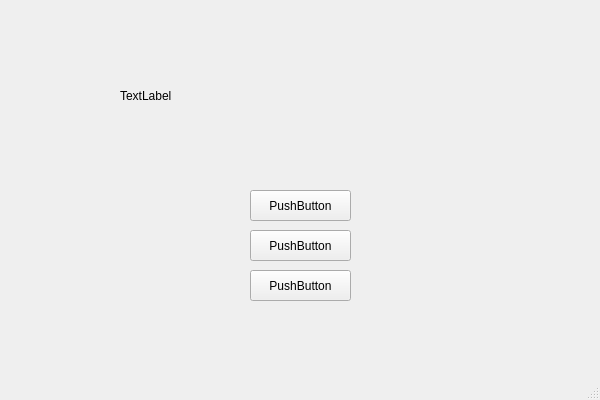
<?xml version="1.0" encoding="UTF-8"?>
<ui version="4.0">
 <class>MainWindow</class>
 <widget class="QMainWindow" name="MainWindow">
  <property name="geometry">
   <rect>
    <x>0</x>
    <y>0</y>
    <width>600</width>
    <height>400</height>
   </rect>
  </property>
  <property name="windowTitle">
   <string>MainWindow</string>
  </property>
  <widget class="QWidget" name="centralwidget">
   <widget class="QPushButton" name="newGameButton">
    <property name="geometry">
     <rect>
      <x>250</x>
      <y>190</y>
      <width>101</width>
      <height>31</height>
     </rect>
    </property>
    <property name="text">
     <string>PushButton</string>
    </property>
   </widget>
   <widget class="QPushButton" name="loadGameButton">
    <property name="geometry">
     <rect>
      <x>250</x>
      <y>230</y>
      <width>101</width>
      <height>31</height>
     </rect>
    </property>
    <property name="text">
     <string>PushButton</string>
    </property>
   </widget>
   <widget class="QPushButton" name="exitButton">
    <property name="geometry">
     <rect>
      <x>250</x>
      <y>270</y>
      <width>101</width>
      <height>31</height>
     </rect>
    </property>
    <property name="text">
     <string>PushButton</string>
    </property>
   </widget>
   <widget class="QLabel" name="titleLabel">
    <property name="geometry">
     <rect>
      <x>120</x>
      <y>20</y>
      <width>371</width>
      <height>151</height>
     </rect>
    </property>
    <property name="text">
     <string>TextLabel</string>
    </property>
   </widget>
  </widget>
  <widget class="QMenuBar" name="menubar">
   <property name="geometry">
    <rect>
     <x>0</x>
     <y>0</y>
     <width>600</width>
     <height>21</height>
    </rect>
   </property>
  </widget>
  <widget class="QStatusBar" name="statusbar"/>
 </widget>
 <resources/>
 <connections/>
</ui>
